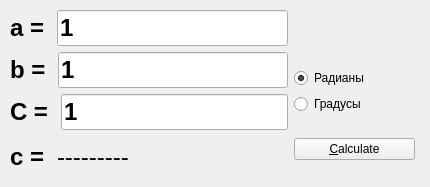
    <widget class="QWidget" name="ex2">
     <attribute name="title">
      <string>Ex. 2</string>
     </attribute>
     <widget class="QWidget" name="">
      <property name="geometry">
       <rect>
        <x>10</x>
        <y>10</y>
        <width>411</width>
        <height>168</height>
       </rect>
      </property>
      <layout class="QHBoxLayout" name="horizontalLayout_9">
       <item>
        <layout class="QVBoxLayout" name="verticalLayout_5">
         <item>
          <layout class="QHBoxLayout" name="horizontalLayout_5">
           <item>
            <widget class="QLabel" name="label_7">
             <property name="text">
              <string>&lt;html&gt;&lt;head/&gt;&lt;body&gt;&lt;p&gt;&lt;span style=&quot; font-size:18pt; font-weight:600;&quot;&gt;a =  &lt;/span&gt;&lt;/p&gt;&lt;/body&gt;&lt;/html&gt;</string>
             </property>
            </widget>
           </item>
           <item>
            <widget class="QLineEdit" name="aEdit_2">
             <property name="font">
              <font>
               <pointsize>18</pointsize>
               <weight>75</weight>
               <bold>true</bold>
              </font>
             </property>
             <property name="text">
              <string>1</string>
             </property>
            </widget>
           </item>
          </layout>
         </item>
         <item>
          <layout class="QHBoxLayout" name="horizontalLayout_6">
           <item>
            <widget class="QLabel" name="label_8">
             <property name="text">
              <string>&lt;html&gt;&lt;head/&gt;&lt;body&gt;&lt;p&gt;&lt;span style=&quot; font-size:18pt; font-weight:600;&quot;&gt;b = &lt;/span&gt;&lt;/p&gt;&lt;/body&gt;&lt;/html&gt;</string>
             </property>
            </widget>
           </item>
           <item>
            <widget class="QLineEdit" name="bEdit_2">
             <property name="font">
              <font>
               <pointsize>18</pointsize>
               <weight>75</weight>
               <bold>true</bold>
              </font>
             </property>
             <property name="text">
              <string>1</string>
             </property>
            </widget>
           </item>
          </layout>
         </item>
         <item>
          <layout class="QHBoxLayout" name="horizontalLayout_7">
           <item>
            <widget class="QLabel" name="label_9">
             <property name="text">
              <string>&lt;html&gt;&lt;head/&gt;&lt;body&gt;&lt;p&gt;&lt;span style=&quot; font-size:18pt; font-weight:600;&quot;&gt;C = &lt;/span&gt;&lt;/p&gt;&lt;/body&gt;&lt;/html&gt;</string>
             </property>
            </widget>
           </item>
           <item>
            <widget class="QLineEdit" name="CEdit_2">
             <property name="font">
              <font>
               <pointsize>18</pointsize>
               <weight>75</weight>
               <bold>true</bold>
              </font>
             </property>
             <property name="text">
              <string>1</string>
             </property>
            </widget>
           </item>
          </layout>
         </item>
         <item>
          <layout class="QHBoxLayout" name="horizontalLayout_8">
           <item>
            <widget class="QLabel" name="label_10">
             <property name="text">
              <string>&lt;html&gt;&lt;head/&gt;&lt;body&gt;&lt;p&gt;&lt;span style=&quot; font-size:18pt; font-weight:600;&quot;&gt;c = &lt;/span&gt;&lt;/p&gt;&lt;/body&gt;&lt;/html&gt;</string>
             </property>
            </widget>
           </item>
           <item>
            <widget class="QLabel" name="cLabel">
             <property name="text">
              <string>&lt;html&gt;&lt;head/&gt;&lt;body&gt;&lt;p&gt;&lt;span style=&quot; font-size:18pt;&quot;&gt;---------&lt;/span&gt;&lt;/p&gt;&lt;/body&gt;&lt;/html&gt;</string>
             </property>
            </widget>
           </item>
           <item>
            <spacer name="horizontalSpacer_3">
             <property name="orientation">
              <enum>Qt::Horizontal</enum>
             </property>
             <property name="sizeHint" stdset="0">
              <size>
               <width>40</width>
               <height>20</height>
              </size>
             </property>
            </spacer>
           </item>
          </layout>
         </item>
        </layout>
       </item>
       <item>
        <layout class="QVBoxLayout" name="verticalLayout_4">
         <item>
          <spacer name="horizontalSpacer_5">
           <property name="orientation">
            <enum>Qt::Horizontal</enum>
           </property>
           <property name="sizeHint" stdset="0">
            <size>
             <width>38</width>
             <height>20</height>
            </size>
           </property>
          </spacer>
         </item>
         <item>
          <spacer name="horizontalSpacer_4">
           <property name="orientation">
            <enum>Qt::Horizontal</enum>
           </property>
           <property name="sizeHint" stdset="0">
            <size>
             <width>40</width>
             <height>20</height>
            </size>
           </property>
          </spacer>
         </item>
         <item>
          <layout class="QVBoxLayout" name="verticalLayout_3">
           <item>
            <widget class="QRadioButton" name="radButton">
             <property name="text">
              <string>Радианы</string>
             </property>
             <property name="checked">
              <bool>true</bool>
             </property>
            </widget>
           </item>
           <item>
            <widget class="QRadioButton" name="gradButton">
             <property name="text">
              <string>Градусы</string>
             </property>
            </widget>
           </item>
          </layout>
         </item>
         <item>
          <widget class="QPushButton" name="Ex2Calc">
           <property name="text">
            <string>&amp;Calculate</string>
           </property>
          </widget>
         </item>
        </layout>
       </item>
       <item>
        <widget class="QLabel" name="label_6">
         <property name="text">
          <string>&lt;html&gt;&lt;head/&gt;&lt;body&gt;&lt;p&gt;&lt;img src=&quot;:/triangle.png&quot;/&gt;&lt;/p&gt;&lt;/body&gt;&lt;/html&gt;</string>
         </property>
        </widget>
       </item>
      </layout>
     </widget>
    </widget>
